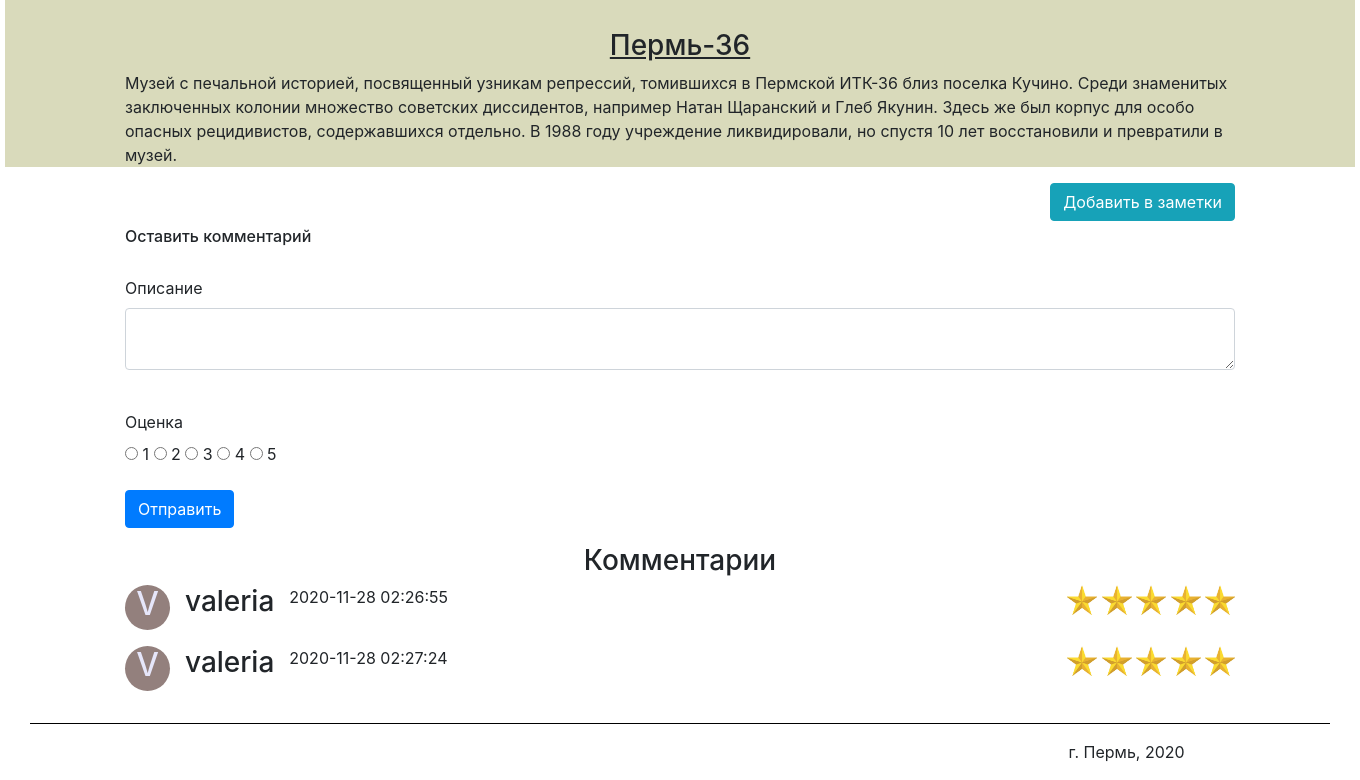
The app's page /Perm_36 (lower part), older data.
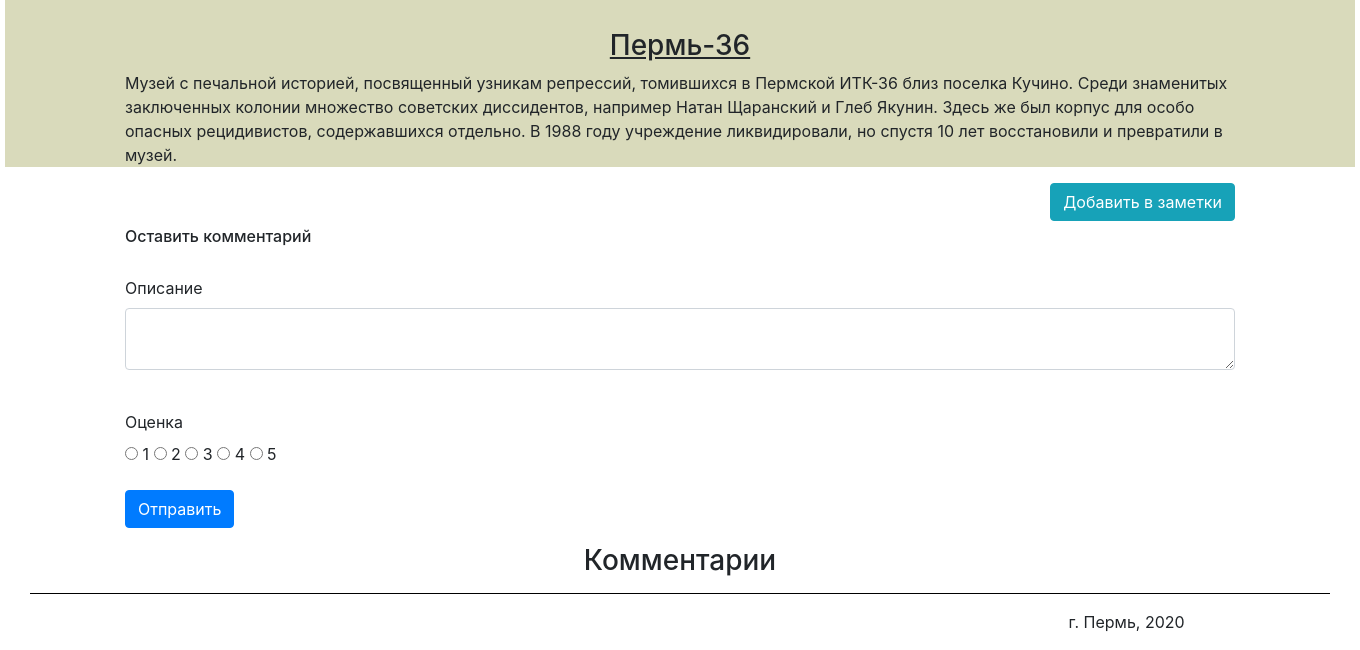
The same page, newer data.
### data/comments.py (models this page shows)
class Comment(SqlAlchemyBase):
    __tablename__ = 'comment'
    id = sqlalchemy.Column(sqlalchemy.Integer,
                           primary_key=True, autoincrement=True)
    description = sqlalchemy.Column(sqlalchemy.String)
    sight = sqlalchemy.Column(sqlalchemy.String)
    nickname = sqlalchemy.Column(sqlalchemy.String)
    email = sqlalchemy.Column(sqlalchemy.String)
    mark = sqlalchemy.Column(sqlalchemy.Integer)
    datetime = sqlalchemy.Column(sqlalchemy.String)

### main.py (the view, shortened to what this page needs)
    @app.route('/<sight>', methods=['GET', 'POST'])
    def sights(sight):
        sights = {"Ancient_volcano": "Древний вулкан",
                  "Basegi_Nature_Reserve": "Заповедник Басеги",
                  "Blue_lakes": "Голубые озёра", "Cathedral_square": "Соборная площадь",
                  "Perm_36": "Пермь-36", "Usva_pillars": "Устьвинские столбы",
                  "Vakutin_stone": "Вакутин камень",
                  "Vishera_nature_reserve": "Вишерский заповедник"}
        sights2 = ["Ancient_volcano", "Basegi_Nature_Reserve", "Blue_lakes", "Cathedral_square",
                  "Perm_36", "Usva_pillars", "Vakutin_stone", "Vishera_nature_reserve"]
        form = CommentForm()
        if sight in sights2:
            return render_template(sight + ".html",
                                   sight=sight, title=sights[sight],
                                   Comment=Comment, session=session, form=form, User=User)
        else:
            return render_template("add_post_page.html", title=sight, Post=Post, form=form,
                                   sight=sight, session=session, Comment=Comment, User=User)

### data/comment_form.py
class CommentForm(FlaskForm):
    description = TextAreaField('Описание')
    mark = RadioField('Оценка', choices=[('one_point', '1'), ('two_points', '2'),
                                         ('three_points', '3'), ('four_points', '4'),
                                         ('five_points', '5')], validators=[DataRequired()])
    submit = SubmitField('Отправить')

### templates/Perm_36.html (shortened to what this page needs)
{% extends "header_footer.html" %}
{% block content %}
    <div style="text-align: center; margin-top: 50px;">
        <figure class="sight_caption_redirect">
                <h3 style="margin-top: 30px;"><u>Пермь-36</u></h3>
                <main role="main" class="container">
                    <p style="text-align: left;">Музей с печальной историей,
                        посвященный узникам репрессий, томившихся в Пермской
                        ИТК-36 близ поселка Кучино. Среди знаменитых заключенных
                        колонии множество советских диссидентов, например Натан
                        Щаранский и Глеб Якунин. Здесь же был корпус для особо
                        опасных рецидивистов, содержавшихся отдельно. В 1988 году учреждение
                        ликвидировали, но спустя 10 лет восстановили и превратили в музей.</p>
                    {% set note_href = "add_note/" + "Perm_36" %}
                    <a style=" float: right;" class="btn btn-info" href="{{ note_href }}">Добавить в заметки</a>
                </main>
        </figure>
    </div>
    {% include "comment.html" %}
{% endblock %}

### templates/comment.html (shortened to what this page needs)
<div>
    <main role="main" class="container">
        <h6 style="margin-bottom: 30px; margin-top: 60px;">Оставить комментарий</h6>
        <form action="" method="post">
            <p>
                {{ form.description.label }}<br>
                {{ form.description(class="form-control", type="description") }}<br>
            </p>
            <p>
                 {{ form.mark.label }}<br>
                 {% for mark in form.mark %}
                     {{ mark }}
                     {{ mark.label }}
                 {% endfor %}
             </p>
            <p>{{ form.submit(type="submit", class="btn btn-primary") }}</p>
        </form>
        <h3 style="text-align: center;">Комментарии</h3>
        {% set comment = session.query(Comment) %}
        {% set user = session.query(User) %}
        {% for i in range(session.query(Comment).count()) %}
            {% if comment[i].sight == sight %}
                <div>
                    {% for j in range(session.query(User).count()) %}
                        {% if comment[i].nickname == user[j].nickname %}
                            <div style="margin-right: 15px; background: {{ user[j].avatar_color }};" class="circle">
                                <h2 style="text-align: center; color: #E6E6FA;"> {{ comment[i].nickname[0].upper() }} </h2>
                            </div>
                        {% endif %}
                    {% endfor %}
                    <h3 style="float: left;">{{ comment[i].nickname }} &#160;</h3>
                    <p style="float: left;">{{ comment[i].datetime }}</p>
                    {% set points = {"one_point": 1, "two_points": 2, "three_points": 3,
                        "four_points":4, "five_points": 5} %}
                        <div style="float: right;">
                        {% for i in range(points[comment[i].mark]) %}
                            <img style="width: 30px; height: 30px;" src="/static/images/star.jpg">
                        {% endfor %}
                        </div>
                </div>
            {% endif %}
        {% endfor %}
    </main>
</div>

Row changes from the older to the newer data that the page shows:
removed Comment: nickname "V", nickname "valeria", datetime "2020-11-28 02:26:55", sight "Perm_36" (drawn)
removed Comment: nickname "V", nickname "valeria", datetime "2020-11-28 02:27:24", sight "Perm_36" (drawn)
